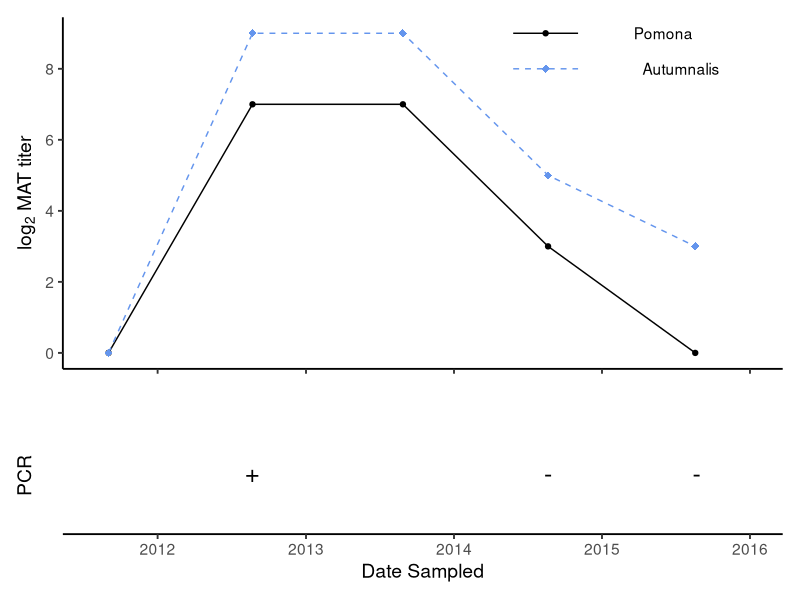

This chart was generated by the following R code:
## ---------------------------
## This code was written by: acr gomez & ro mummah
## For questions: rom5173@ucla.edu
## ---------------------------

## ---------------------------
## Objective: Create Fig3
## Selected example of longitudinal antibody titer dynamics in a 
## Channel Island fox.
## 
## Input:
##   fox_02107_only.csv
##
## Output: 
##   Fig3
##
## ---------------------------

## load packages ---------------------------
library(tidyverse)
library(lubridate)
library(patchwork)

## load functions ---------------------------
convertMAT <- function(x){
  x <- as.numeric(x)
  titers <- c(0, 2^(0:15)*100)
  logtiters <- 0:16
  ii=match(x,titers)
  return(logtiters[ii])
}

## load data ---------------------------
fox02107 <- read.csv("data/fox_02107.csv") %>%
              mutate(Date = ymd(Date))


## ---------------------------

pcr <- filter(fox02107, Test=="PCR")
mat <- filter(fox02107, Test=="MAT")

leg <- data.frame(lab = c("Pomona","Autumnalis"),
                  x = c(as.Date("2015-06-01"), as.Date("2015-07-15")),
                  xdot = c(as.Date("2014-08-15"), as.Date("2014-08-15")),
                  color = c("black","cornflowerblue"),
                  lty = c('solid','dashed'),
                  y = 9:8)

top <- ggplot(mat) +
        theme_classic(base_size = 14) +
        ylab(expression(paste(log[2],' MAT titer', sep=""))) +
        xlab("") +
        scale_x_date(labels=NULL, limits = c(as.Date("2011-08-01"), as.Date("2016-01-01"))) +
        scale_y_continuous(breaks=seq(0,8,2), labels=seq(0,8,2)) +
        geom_line(aes(x = Date, y = as.numeric(PomonaLevel)), 
                      col = 'black') +
        geom_point(aes(x = Date, y = as.numeric(PomonaLevel)), 
                   col = 'black') +
        geom_line(aes(x = Date, y = as.numeric(AutLevel)), 
                  color="cornflowerblue", lty='dashed') +
        geom_point(aes(x = Date, y = as.numeric(AutLevel)), 
                   color="cornflowerblue", pch=18, cex=2.5) +
        geom_text(data = leg, aes(x=x,y=y,label=lab)) +
        geom_point(data = leg, aes(x=xdot, y=y), 
                   col=leg$color, pch=c(19,18), cex=c(1.5,2.5)) +
        geom_segment(data = leg, aes(x=xdot-80, xend=xdot+80, y=y, yend=y), 
                     col=leg$color, lty=leg$lty)
        

bot <- ggplot(data=pcr) +
        theme_classic(base_size = 14)+
        scale_x_date(limits = c(as.Date("2011-08-01"), as.Date("2016-01-01"))) +
        geom_point(aes(x=Date, y=1), pch=c("+","-","-"), cex=6) +
        scale_y_continuous(breaks=0, limits=c(0.75,1.25), labels="") +
        ylab("PCR") +
        xlab("Date Sampled")

png("figures/fig3.png", width = 4,height = 3.5,res=300, units = "in")
    top / bot + plot_layout(ncol=1, heights=c(3,1))
dev.off()


# End script
